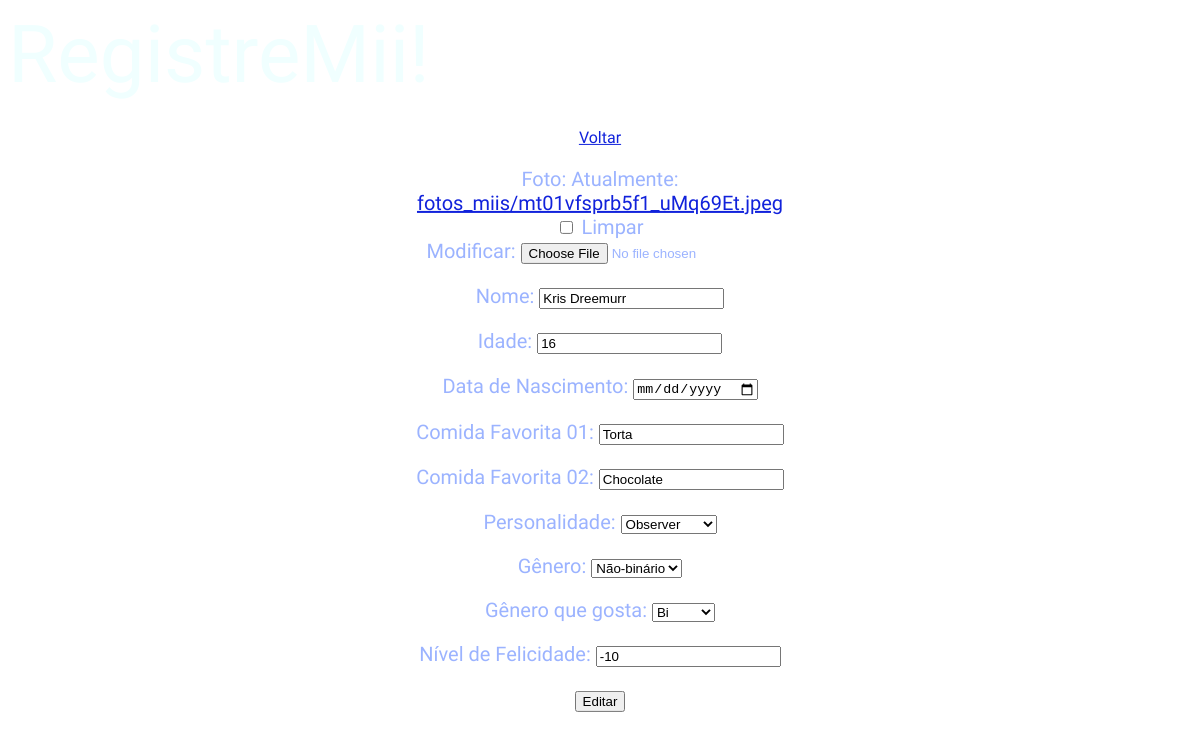
The app's page /miis/edit_mii/ilha/29/mii/39 (signed in) with its own data.
### miis/models.py (models this page shows, shortened)
class Mii(models.Model):
    personalidade_escolha = {"Achiever":"Achiever", "Maverick":"Maverick", "Rogue":"Rogue", "Visionary":"Visionary", "Buddy":"Buddy", "Cheerleader":"Cheerleader", "Cheerleader":"Daydreamer", "Sweetie":"Sweetie", "Charmer":"Charmer", "Dynamo":"Dynamo", "Go-Getter":"Go-Getter", "Merrymaker":"Merrymaker", "Observer":"Observer", "Perfectionist":"Perfectionist", "Thinker":"Thinker", "Strategist":"Strategist"}
    genero_escolha = {"Masculino":"Masculino", "Feminino":"Feminino", "Não-binário":'Não-binário'}
    generoquegosta_escolha = {"Hetero":"Hetero", "Homo":"Homo", "Bi":"Bi"}
    foto_mii = models.ImageField(
        blank=True,
        null=True,
        upload_to='fotos_miis/'
    )
    nome_mii = models.CharField(
        max_length=20
    )
    idade_mii = models.PositiveIntegerField(
        blank=True,
        null=True
    )
    datadenascimento_mii = models.DateField(
        blank=True,
        null=True,
    )
    comidafavorita1_mii = models.CharField(
        blank=True, null=True
    )
    comidafavorita2_mii = models.CharField(
        blank=True, null=True
    )
    personalidade_mii = models.CharField(
        choices=personalidade_escolha
    )
    genero_mii = models.CharField(
        choices=genero_escolha
    )
    generoquegosta_mii = models.CharField(
        choices=generoquegosta_escolha,
        blank=True,
        null=True
    )
    felicidade_mii = models.IntegerField(
        default=0
    )
    detalhes_mii = models.CharField(
        blank=True,
        null=True
    )
    data_criacao_mii = models.DateField(auto_now_add=True)
    ilha_mii = models.ForeignKey(Ilha, on_delete=models.CASCADE)

### miis/views.py (the view)
# urls.py: path('edit_mii/ilha/<ilha_id>/mii/<id>', views.edit_mii, name='edit_mii'),
@login_required
def edit_mii(request, ilha_id, id):
    mii_editar = Mii.objects.get(pk=id)
    form=MiiForm(request.POST or None,request.FILES or None, instance=mii_editar)
    if form.is_valid():
        form.save()
        return redirect('painel', ilha_id)
    return render(request, "painel/edit_mii.html", {'form':form, 'ilha_id' : ilha_id})

### miis/forms.py
class MiiForm(forms.ModelForm):
    class Meta:
        model=Mii
        fields=('foto_mii', 'nome_mii', 'idade_mii', 'datadenascimento_mii','comidafavorita1_mii','comidafavorita2_mii','personalidade_mii','genero_mii','generoquegosta_mii','felicidade_mii')
        labels = {
            'foto_mii' : 'Foto',
            'nome_mii' : 'Nome',
            'idade_mii' : 'Idade',
            'datadenascimento_mii' : 'Data de Nascimento',
            'comidafavorita1_mii': 'Comida Favorita 01',
            'comidafavorita2_mii': 'Comida Favorita 02',
            'personalidade_mii': 'Personalidade',
            'genero_mii': 'Gênero',
            'generoquegosta_mii': 'Gênero que gosta',
            'felicidade_mii': 'Nível de Felicidade',
        }
        widgets = {
            'datadenascimento_mii' : forms.DateInput(attrs={'type': 'date'}, format='%Y-%m-%d')
        }

### miis/templates/painel/edit_mii.html (shortened to what this page needs)
{% extends "base.html" %}
{% load static %}
    {% block body %}
        <div class="parent">
            <a href="{% url 'painel' ilha_id %}">Voltar</a>
            <form method="POST" enctype="multipart/form-data">
                {{ form.as_p }}
                <input type="submit" value="Editar">
            </form>
        </div>
    {% endblock body %}

### accounts/static/css/estilo.css (style rules this page uses)
html { background-image: url(../imgs/aquarium.png); height: 100%; width: 100%; background-repeat: no-repeat; background-size:auto; background-position: center center; }
a { display:block; color:rgb(17, 34, 219); }
.parent { width: 40%; min-height: 70%; background-color:rgb(255, 255, 255); align-self: center; align-content: center; justify-content: center; text-align: center; border-radius: 30px; font-family: "Copse", serif; color:rgb(155, 179, 255); position: absolute; left: 50%; top: 420px; padding: 5px; transform: translate(-50%, -50%); flex-direction: column; }
form { font-size: 20px; }

### records on screen
Mii: nome_mii "Kris Dreemurr", idade_mii "16", comidafavorita1_mii "Torta", comidafavorita2_mii "Chocolate", personalidade_mii "Observer", genero_mii "Não-binário", generoquegosta_mii "Bi", felicidade_mii "-10"
